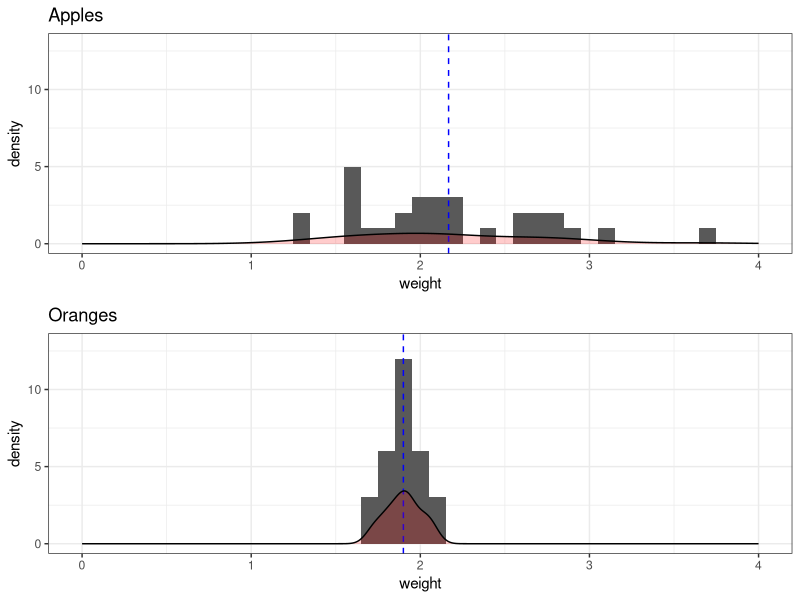

Reproduce this figure in R. (Note: this script raises an error after producing the figure.)
## ---- chunk 1
# Setting the seed for random number generator so that examples stay consistent.
set.seed(2017)
# Create a data frame
bagsOfOranges <- data.frame(bagNo = 1:30, 
                            weight = rnorm(30, mean = 1.9, sd = .1))
## ---- chunk 2
# Or you can double click on the name of the data.frame in environment pane in Panel C.
View(bagsOfOranges)
## ---- chunk 3
bagsOfOranges
## ---- chunk 4
# n parameter specifies how many lines to display, it is optional meaning you can leave it out.
head(bagsOfOranges, n = 4)
## ---- chunk 5
tail(bagsOfOranges) # here I leave n parameter out, the default is 6 rows.
## ---- chunk 6
# Method 1
bagsOfOranges[, 2] # second column, notice the position of comma.
# Method 2
bagsOfOranges[, "weight"] # with column name
# Method 3
bagsOfOranges$weight # with $ operator and column name
## ---- chunk 7
bagsOfOranges[2, ] # Second observation, notice the position of comma
## ---- chunk 8
# Method 1
# Observe what : operator creates
4:8
# If I use the : operator to index a data.frame, we get what we want.
bagsOfOranges[4:8, ] # Observations 4 through 8

# Method 2
# Another way it to specify columns explicitly. We can use c() function to combine values
# Observe what c function creates
c(4, 5, 6, 7, 8)
# If I use the c operator, I can request specific rows
bagsOfOranges[c(4, 5, 6, 7, 8), ] # Observations 4 through 8

# Method 3
# Of course you can combine the two approaches
bagsOfOranges[c(4:6, 7, 8), ]
## ---- chunk 9
bagsOfOranges[c(3, 7), ]
## ---- chunk 10
nrow(bagsOfOranges) # bagsOfOranges is a data.frame
length(bagsOfOranges$bagNo) # bagNo is a vector
## ---- chunk 11
# Observe the output of logic operator, we are trying to see which bags have more than 2 pounds
bagsOfOranges$weight > 2 # Is weight greater than 2?
# The output is a series of True False
# If we feed this output into out dataframe index, it will only spit out the rows where evaluation is TRUE.
bagsOfOranges[bagsOfOranges$weight > 2, ]
## ---- chunk 12
mean(bagsOfOranges$weight)
## ---- chunk 13
# Create a data frame
bagsOfApples <- data.frame(bagNo = 1:30, 
                           weight = rnorm(30, mean = 2.1, sd = .5))
## ---- chunk 14
mean(bagsOfApples$weight)
mean(bagsOfOranges$weight)
## ---- chunk 15
sd(bagsOfApples$weight)
sd(bagsOfOranges$weight)
## ---- chunk 16
library(ggplot2) # Load the necessary library for fancy plots
library(gridExtra) # The library to put two panels with plots together

# Create the plot for Apples
p1 <- ggplot(data = bagsOfApples, aes(weight)) + # initialize a plot for data
  xlim(0, 4) + # Set the limits of x axis to keep plots comparable
  ylim(0, 13) + # Set the limits of y axis to keep plots comparable
  ggtitle("Apples") + # Set the title to be able to identify plots
  geom_histogram(binwidth = .1) + # Set the type of plot as a histogram
  # Add the mean into the plot as a blue dashed line
  geom_vline(data = bagsOfApples, aes(xintercept = mean(weight)),
             linetype = "dashed", colour = "blue") +
  # Overlay density plot to show distribution
  geom_density(alpha = .2, fill = "red") +
  theme_bw() # Make it look good

# Create the plot for Oranges
p2 <- ggplot(data = bagsOfOranges, aes(weight)) + # initialize a plot for data
  xlim(0, 4) + # Set the limits of x axis to keep plots comparable
  ylim(0, 13) + # Set the limits of y axis to keep plots comparable
  ggtitle("Oranges") + # Set the title to be able to identify plots
  geom_histogram(binwidth = .1) +  # Set the type as histogram
  # Add the mean into plot as a blue dashed line
  geom_vline(data = bagsOfOranges, aes(xintercept = mean(weight)),
             linetype = "dashed", colour = "blue") +
  # Overlay density plot to show distribution
  geom_density(alpha = .2, fill = "red") +
  theme_bw() # Make it look good

grid.arrange(p1, p2)
## ---- chunk 17
t.test(bagsOfApples$weight, bagsOfOranges$weight)
## ---- chunk 18
median(bagsOfApples$weight)
## ---- chunk 19
data(mtcars)
## ---- chunk 20
?mtcars
## ---- chunk 21
# A summary of variables
summary(mtcars)
## ---- chunk 22
library(psych)
describe(mtcars)
## ---- chunk 23
# Correlation table for first 4 variables (due to space concerns)
cor(mtcars[, 1:4])
## ---- chunk 24
table(mtcars$gear)
## ---- chunk 25
# bivariate comparisons of categorical variables
table(mtcars[, c("am", "cyl")])
## ---- chunk 26
# Use nrow() function to figure out the number
nrow(bagsOfOranges[bagsOfOranges$weight > 2, ])
# We can divide this with the total number of rows to get percentage.
nrow(bagsOfOranges[bagsOfOranges$weight > 2, ]) / nrow(bagsOfOranges)
## ---- chunk 27
write.csv(bagsOfApples, file = "data/bagsOfApples.csv", row.names = F)
write.csv(bagsOfOranges, file = "data/bagsOfOranges.csv", row.names = F)
